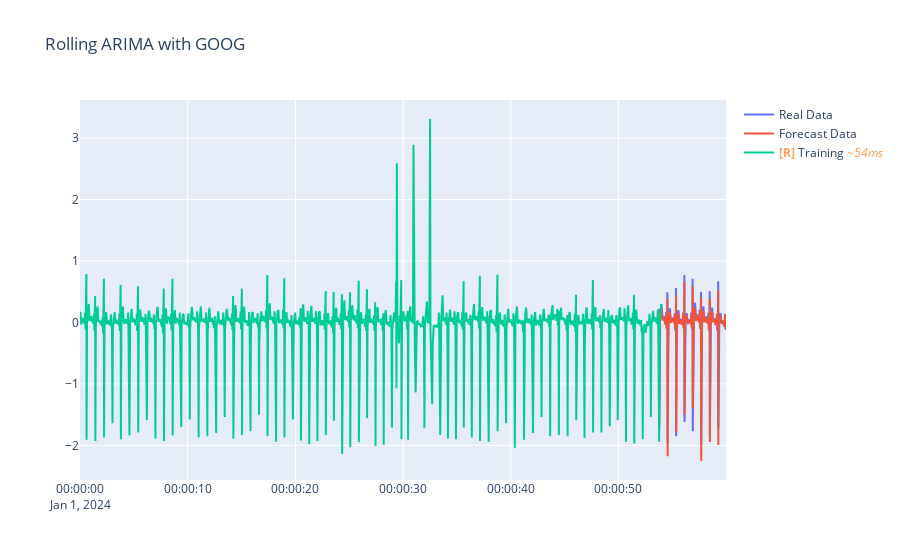

Write notebook code for a chart like this one.
### Code cell
fig = go.Figure()
fig.update_layout(title="Rolling ARIMA with GOOG")
fig.add_trace(go.Scatter(x=df_test['ds'], y=df_test['y'], mode='lines', name='Real Data'))
fig.add_trace(go.Scatter(x=df_test['ds'], y=arima_preds.reshape(-1), mode='lines', name='Forecast Data'))
fig.add_trace(go.Scatter(x=df_train['ds'], y=df_train['y'], mode='lines', name='Training'))
fig.show()

### Figure 1 — Plotly figure (JSON) as saved in the notebook; plotly's stock layout.template omitted (floating-point values rounded to 4 significant figures; data arrays with more than 128 entries replaced by an {"elided": "..."} marker saying what was removed)
{"data": [{"mode": "lines", "name": "Real Data", "type": "scatter", "uid": "043af94f-0f6b-4814-9f54-0ecf11b7764c", "x": {"elided": "794 str values"}, "y": {"elided": "794 float values"}}, {"mode": "lines", "name": "Forecast Data", "type": "scatter", "uid": "ae33ab21-4f68-41ed-bd7b-c4487d47f48c", "x": {"elided": "794 str values"}, "y": {"elided": "794 float values"}}, {"mode": "lines", "name": "<b style=\"color:sandybrown\">[R]</b> Training <i style=\"color:#fc9944\">~54ms</i>", "type": "scatter", "uid": "0e7d0a13-bff3-4fef-9a97-9a08e7e16b30", "x": {"elided": "1000 str values"}, "y": {"elided": "1000 float values"}}], "layout": {"title": {"text": "Rolling ARIMA with GOOG"}}}
